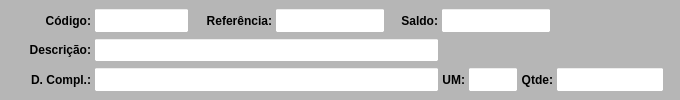
     <widget class="QWidget" name="widget_Cor1" native="true">
      <property name="sizePolicy">
       <sizepolicy hsizetype="Preferred" vsizetype="Fixed">
        <horstretch>0</horstretch>
        <verstretch>0</verstretch>
       </sizepolicy>
      </property>
      <property name="minimumSize">
       <size>
        <width>0</width>
        <height>100</height>
       </size>
      </property>
      <property name="maximumSize">
       <size>
        <width>16777215</width>
        <height>100</height>
       </size>
      </property>
      <property name="styleSheet">
       <string notr="true">background-color: rgb(182, 182, 182);</string>
      </property>
      <layout class="QVBoxLayout" name="verticalLayout_2">
       <property name="spacing">
        <number>1</number>
       </property>
       <property name="leftMargin">
        <number>1</number>
       </property>
       <property name="topMargin">
        <number>6</number>
       </property>
       <property name="rightMargin">
        <number>1</number>
       </property>
       <property name="bottomMargin">
        <number>6</number>
       </property>
       <item>
        <widget class="QWidget" name="widget_6" native="true">
         <property name="styleSheet">
          <string notr="true"/>
         </property>
         <layout class="QHBoxLayout" name="horizontalLayout_2">
          <property name="spacing">
           <number>3</number>
          </property>
          <property name="leftMargin">
           <number>15</number>
          </property>
          <property name="topMargin">
           <number>2</number>
          </property>
          <property name="rightMargin">
           <number>15</number>
          </property>
          <property name="bottomMargin">
           <number>2</number>
          </property>
          <item>
           <widget class="QLabel" name="label_12">
            <property name="sizePolicy">
             <sizepolicy hsizetype="Fixed" vsizetype="Preferred">
              <horstretch>0</horstretch>
              <verstretch>0</verstretch>
             </sizepolicy>
            </property>
            <property name="minimumSize">
             <size>
              <width>75</width>
              <height>0</height>
             </size>
            </property>
            <property name="maximumSize">
             <size>
              <width>75</width>
              <height>16777215</height>
             </size>
            </property>
            <property name="font">
             <font>
              <pointsize>9</pointsize>
              <weight>75</weight>
              <bold>true</bold>
             </font>
            </property>
            <property name="text">
             <string>Código:</string>
            </property>
            <property name="alignment">
             <set>Qt::AlignRight|Qt::AlignTrailing|Qt::AlignVCenter</set>
            </property>
           </widget>
          </item>
          <item>
           <widget class="QLineEdit" name="line_Codigo">
            <property name="sizePolicy">
             <sizepolicy hsizetype="Maximum" vsizetype="Preferred">
              <horstretch>0</horstretch>
              <verstretch>0</verstretch>
             </sizepolicy>
            </property>
            <property name="maximumSize">
             <size>
              <width>95</width>
              <height>16777215</height>
             </size>
            </property>
            <property name="font">
             <font>
              <pointsize>9</pointsize>
             </font>
            </property>
            <property name="styleSheet">
             <string notr="true">background-color: rgb(255, 255, 255);</string>
            </property>
            <property name="alignment">
             <set>Qt::AlignCenter</set>
            </property>
           </widget>
          </item>
          <item>
           <widget class="QLabel" name="label_16">
            <property name="sizePolicy">
             <sizepolicy hsizetype="Fixed" vsizetype="Preferred">
              <horstretch>0</horstretch>
              <verstretch>0</verstretch>
             </sizepolicy>
            </property>
            <property name="maximumSize">
             <size>
              <width>80</width>
              <height>16777215</height>
             </size>
            </property>
            <property name="font">
             <font>
              <pointsize>9</pointsize>
              <weight>75</weight>
              <bold>true</bold>
             </font>
            </property>
            <property name="text">
             <string>Referência:</string>
            </property>
            <property name="alignment">
             <set>Qt::AlignRight|Qt::AlignTrailing|Qt::AlignVCenter</set>
            </property>
           </widget>
          </item>
          <item>
           <widget class="QLineEdit" name="line_Referencia">
            <property name="sizePolicy">
             <sizepolicy hsizetype="Maximum" vsizetype="Preferred">
              <horstretch>0</horstretch>
              <verstretch>0</verstretch>
             </sizepolicy>
            </property>
            <property name="maximumSize">
             <size>
              <width>250</width>
              <height>16777215</height>
             </size>
            </property>
            <property name="font">
             <font>
              <pointsize>9</pointsize>
             </font>
            </property>
            <property name="styleSheet">
             <string notr="true">background-color: rgb(255, 255, 255);</string>
            </property>
            <property name="readOnly">
             <bool>true</bool>
            </property>
           </widget>
          </item>
          <item>
           <widget class="QLabel" name="label_18">
            <property name="sizePolicy">
             <sizepolicy hsizetype="Fixed" vsizetype="Preferred">
              <horstretch>0</horstretch>
              <verstretch>0</verstretch>
             </sizepolicy>
            </property>
            <property name="maximumSize">
             <size>
              <width>50</width>
              <height>16777215</height>
             </size>
            </property>
            <property name="font">
             <font>
              <pointsize>9</pointsize>
              <weight>75</weight>
              <bold>true</bold>
             </font>
            </property>
            <property name="text">
             <string>Saldo:</string>
            </property>
            <property name="alignment">
             <set>Qt::AlignRight|Qt::AlignTrailing|Qt::AlignVCenter</set>
            </property>
           </widget>
          </item>
          <item>
           <widget class="QLineEdit" name="line_Saldo">
            <property name="sizePolicy">
             <sizepolicy hsizetype="Maximum" vsizetype="Preferred">
              <horstretch>0</horstretch>
              <verstretch>0</verstretch>
             </sizepolicy>
            </property>
            <property name="maximumSize">
             <size>
              <width>150</width>
              <height>16777215</height>
             </size>
            </property>
            <property name="font">
             <font>
              <pointsize>9</pointsize>
             </font>
            </property>
            <property name="cursor">
             <cursorShape>IBeamCursor</cursorShape>
            </property>
            <property name="styleSheet">
             <string notr="true">background-color: rgb(255, 255, 255);</string>
            </property>
            <property name="inputMask">
             <string/>
            </property>
            <property name="text">
             <string/>
            </property>
            <property name="frame">
             <bool>true</bool>
            </property>
            <property name="echoMode">
             <enum>QLineEdit::Normal</enum>
            </property>
            <property name="alignment">
             <set>Qt::AlignCenter</set>
            </property>
            <property name="readOnly">
             <bool>true</bool>
            </property>
           </widget>
          </item>
          <item>
           <widget class="QLabel" name="label_2">
            <property name="text">
             <string/>
            </property>
           </widget>
          </item>
         </layout>
        </widget>
       </item>
       <item>
        <widget class="QWidget" name="widget_7" native="true">
         <property name="styleSheet">
          <string notr="true"/>
         </property>
         <layout class="QHBoxLayout" name="horizontalLayout_3">
          <property name="spacing">
           <number>3</number>
          </property>
          <property name="leftMargin">
           <number>15</number>
          </property>
          <property name="topMargin">
           <number>2</number>
          </property>
          <property name="rightMargin">
           <number>15</number>
          </property>
          <property name="bottomMargin">
           <number>2</number>
          </property>
          <item>
           <widget class="QLabel" name="label_15">
            <property name="sizePolicy">
             <sizepolicy hsizetype="Maximum" vsizetype="Preferred">
              <horstretch>0</horstretch>
              <verstretch>0</verstretch>
             </sizepolicy>
            </property>
            <property name="minimumSize">
             <size>
              <width>75</width>
              <height>0</height>
             </size>
            </property>
            <property name="maximumSize">
             <size>
              <width>75</width>
              <height>16777215</height>
             </size>
            </property>
            <property name="font">
             <font>
              <pointsize>9</pointsize>
              <weight>75</weight>
              <bold>true</bold>
             </font>
            </property>
            <property name="text">
             <string>Descrição:</string>
            </property>
            <property name="alignment">
             <set>Qt::AlignRight|Qt::AlignTrailing|Qt::AlignVCenter</set>
            </property>
           </widget>
          </item>
          <item>
           <widget class="QLineEdit" name="line_Descricao">
            <property name="sizePolicy">
             <sizepolicy hsizetype="Minimum" vsizetype="Preferred">
              <horstretch>0</horstretch>
              <verstretch>0</verstretch>
             </sizepolicy>
            </property>
            <property name="minimumSize">
             <size>
              <width>345</width>
              <height>0</height>
             </size>
            </property>
            <property name="font">
             <font>
              <pointsize>9</pointsize>
             </font>
            </property>
            <property name="styleSheet">
             <string notr="true">background-color: rgb(255, 255, 255);</string>
            </property>
            <property name="readOnly">
             <bool>true</bool>
            </property>
           </widget>
          </item>
          <item>
           <widget class="QLabel" name="label">
            <property name="maximumSize">
             <size>
              <width>290</width>
              <height>16777215</height>
             </size>
            </property>
            <property name="text">
             <string/>
            </property>
           </widget>
          </item>
         </layout>
        </widget>
       </item>
       <item>
        <widget class="QWidget" name="widget_8" native="true">
         <property name="styleSheet">
          <string notr="true"/>
         </property>
         <layout class="QHBoxLayout" name="horizontalLayout_4">
          <property name="spacing">
           <number>3</number>
          </property>
          <property name="leftMargin">
           <number>15</number>
          </property>
          <property name="topMargin">
           <number>2</number>
          </property>
          <property name="rightMargin">
           <number>15</number>
          </property>
          <property name="bottomMargin">
           <number>2</number>
          </property>
          <item>
           <widget class="QLabel" name="label_22">
            <property name="sizePolicy">
             <sizepolicy hsizetype="Fixed" vsizetype="Preferred">
              <horstretch>0</horstretch>
              <verstretch>0</verstretch>
             </sizepolicy>
            </property>
            <property name="minimumSize">
             <size>
              <width>75</width>
              <height>0</height>
             </size>
            </property>
            <property name="maximumSize">
             <size>
              <width>75</width>
              <height>16777215</height>
             </size>
            </property>
            <property name="font">
             <font>
              <pointsize>9</pointsize>
              <weight>75</weight>
              <bold>true</bold>
             </font>
            </property>
            <property name="text">
             <string>D. Compl.:</string>
            </property>
            <property name="alignment">
             <set>Qt::AlignRight|Qt::AlignTrailing|Qt::AlignVCenter</set>
            </property>
           </widget>
          </item>
          <item>
           <widget class="QLineEdit" name="line_Compl">
            <property name="sizePolicy">
             <sizepolicy hsizetype="Minimum" vsizetype="Preferred">
              <horstretch>0</horstretch>
              <verstretch>0</verstretch>
             </sizepolicy>
            </property>
            <property name="minimumSize">
             <size>
              <width>345</width>
              <height>0</height>
             </size>
            </property>
            <property name="font">
             <font>
              <pointsize>9</pointsize>
             </font>
            </property>
            <property name="styleSheet">
             <string notr="true">background-color: rgb(255, 255, 255);</string>
            </property>
            <property name="readOnly">
             <bool>true</bool>
            </property>
           </widget>
          </item>
          <item>
           <widget class="QLabel" name="label_19">
            <property name="sizePolicy">
             <sizepolicy hsizetype="Fixed" vsizetype="Preferred">
              <horstretch>0</horstretch>
              <verstretch>0</verstretch>
             </sizepolicy>
            </property>
            <property name="maximumSize">
             <size>
              <width>35</width>
              <height>16777215</height>
             </size>
            </property>
            <property name="font">
             <font>
              <pointsize>9</pointsize>
              <weight>75</weight>
              <bold>true</bold>
             </font>
            </property>
            <property name="text">
             <string>UM:</string>
            </property>
            <property name="alignment">
             <set>Qt::AlignRight|Qt::AlignTrailing|Qt::AlignVCenter</set>
            </property>
           </widget>
          </item>
          <item>
           <widget class="QLineEdit" name="line_UM">
            <property name="sizePolicy">
             <sizepolicy hsizetype="Maximum" vsizetype="Preferred">
              <horstretch>0</horstretch>
              <verstretch>0</verstretch>
             </sizepolicy>
            </property>
            <property name="maximumSize">
             <size>
              <width>50</width>
              <height>16777215</height>
             </size>
            </property>
            <property name="font">
             <font>
              <pointsize>9</pointsize>
             </font>
            </property>
            <property name="cursor">
             <cursorShape>IBeamCursor</cursorShape>
            </property>
            <property name="styleSheet">
             <string notr="true">background-color: rgb(255, 255, 255);</string>
            </property>
            <property name="inputMask">
             <string/>
            </property>
            <property name="text">
             <string/>
            </property>
            <property name="frame">
             <bool>true</bool>
            </property>
            <property name="echoMode">
             <enum>QLineEdit::Normal</enum>
            </property>
            <property name="alignment">
             <set>Qt::AlignCenter</set>
            </property>
            <property name="readOnly">
             <bool>true</bool>
            </property>
           </widget>
          </item>
          <item>
           <widget class="QLabel" name="label_14">
            <property name="sizePolicy">
             <sizepolicy hsizetype="Fixed" vsizetype="Preferred">
              <horstretch>0</horstretch>
              <verstretch>0</verstretch>
             </sizepolicy>
            </property>
            <property name="maximumSize">
             <size>
              <width>45</width>
              <height>16777215</height>
             </size>
            </property>
            <property name="font">
             <font>
              <pointsize>9</pointsize>
              <weight>75</weight>
              <bold>true</bold>
             </font>
            </property>
            <property name="text">
             <string>Qtde:</string>
            </property>
            <property name="alignment">
             <set>Qt::AlignRight|Qt::AlignTrailing|Qt::AlignVCenter</set>
            </property>
           </widget>
          </item>
          <item>
           <widget class="QLineEdit" name="line_Qtde">
            <property name="sizePolicy">
             <sizepolicy hsizetype="Maximum" vsizetype="Preferred">
              <horstretch>0</horstretch>
              <verstretch>0</verstretch>
             </sizepolicy>
            </property>
            <property name="maximumSize">
             <size>
              <width>150</width>
              <height>16777215</height>
             </size>
            </property>
            <property name="font">
             <font>
              <pointsize>9</pointsize>
             </font>
            </property>
            <property name="cursor">
             <cursorShape>IBeamCursor</cursorShape>
            </property>
            <property name="styleSheet">
             <string notr="true">background-color: rgb(255, 255, 255);</string>
            </property>
            <property name="inputMask">
             <string/>
            </property>
            <property name="text">
             <string/>
            </property>
            <property name="frame">
             <bool>true</bool>
            </property>
            <property name="echoMode">
             <enum>QLineEdit::Normal</enum>
            </property>
            <property name="alignment">
             <set>Qt::AlignCenter</set>
            </property>
           </widget>
          </item>
         </layout>
        </widget>
       </item>
      </layout>
     </widget>
